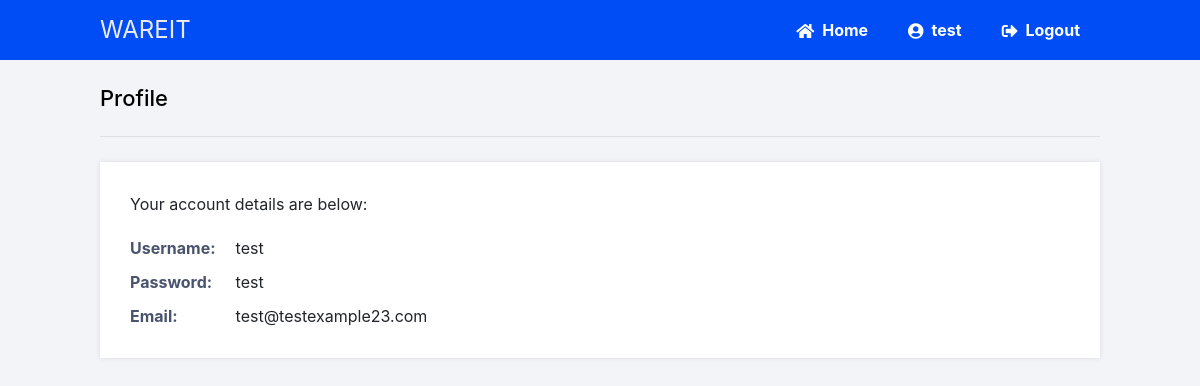
Screenshot of /profile (signed in) with the database file from the repository.
### tables this page shows
CREATE TABLE "accounts" (
	"id"	INTEGER NOT NULL DEFAULT 11,
	"username"	TEXT NOT NULL DEFAULT 50,
	"password"	TEXT DEFAULT 255,
	"email"	TEXT DEFAULT 100,
	PRIMARY KEY("id" AUTOINCREMENT)
);

### main.py (the view)
@app.route('/profile')
def profile():
    connection = sqlite3.connect('./databases/testcorrect_vragen.db', check_same_thread = False)
    connection.row_factory = sqlite3.Row
    if 'loggedin' in session:
        cursor = connection.cursor()
        cursor.execute('SELECT * FROM accounts WHERE id = ?', (session['id'],))
        account = cursor.fetchone()
        return render_template('profile.html', account=account)
    return redirect(url_for('login'))

### templates/profile.html (shortened to what this page needs)
{% extends 'layout.html' %}
{% block content %}
<h2>Profile</h2>
<div>
    <p>Your account details are below:</p>
    <table>
        <tr>
            <td>Username:</td>
            <td>{{ account['username'] }}</td>
        </tr>
        <tr>
            <td>Password:</td>
            <td>{{ account['password'] }}</td>
        </tr>
        <tr>
            <td>Email:</td>
            <td>{{ account['email'] }}</td>
        </tr>
    </table>
</div>
{% endblock %}

### static/style.css (style rules this page uses)
* { -webkit-box-sizing: border-box; box-sizing: border-box; font-family: -apple-system, BlinkMacSystemFont, "segoe ui", roboto, oxygen, ubuntu, cantarell, "fira sans", "droid sans", "helvetica neue", Arial, sans-serif; font-size: 16px; -webkit-font-smoothing: antialiased; -moz-osx-font-smoothing: grayscale; }
body { background-color: #f0f2f5; margin: 0; }
body.loggedin { background-color: #f3f4f7; }
.content h2 { margin: 0; padding: 25px 0; font-size: 22px; border-bottom: 1px solid #e0e0e3; color: #000; }
.content > p, .content > div { -webkit-box-shadow: 0 0 5px 0 rgba(0, 0, 0, 0.1); box-shadow: 0 0 5px 0 rgba(0, 0, 0, 0.1); margin: 25px 0; padding: 25px; background-color: #fff; }
.content > p table td, .content > div table td { padding: 5px; }
.content > p table td:first-child, .content > div table td:first-child { font-weight: bold; color: #4a536e; padding-right: 15px; }
.content > div p { padding: 5px; margin: 0 0 10px 0; }

### rows the page displays
accounts: username "test", password "test", email "test@testexample23.com"

### other values shown
{{ session['username'] }} "test"
